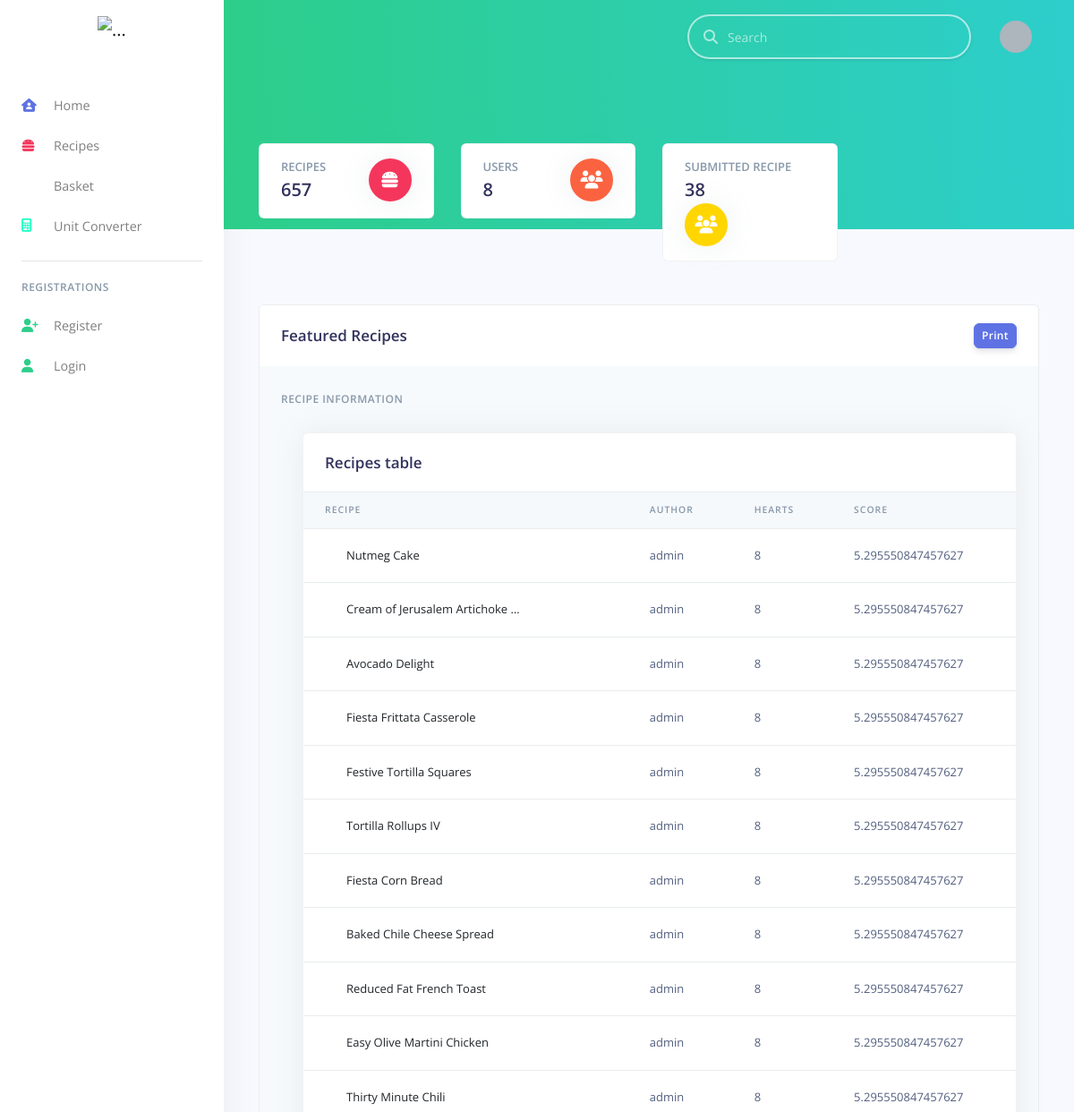
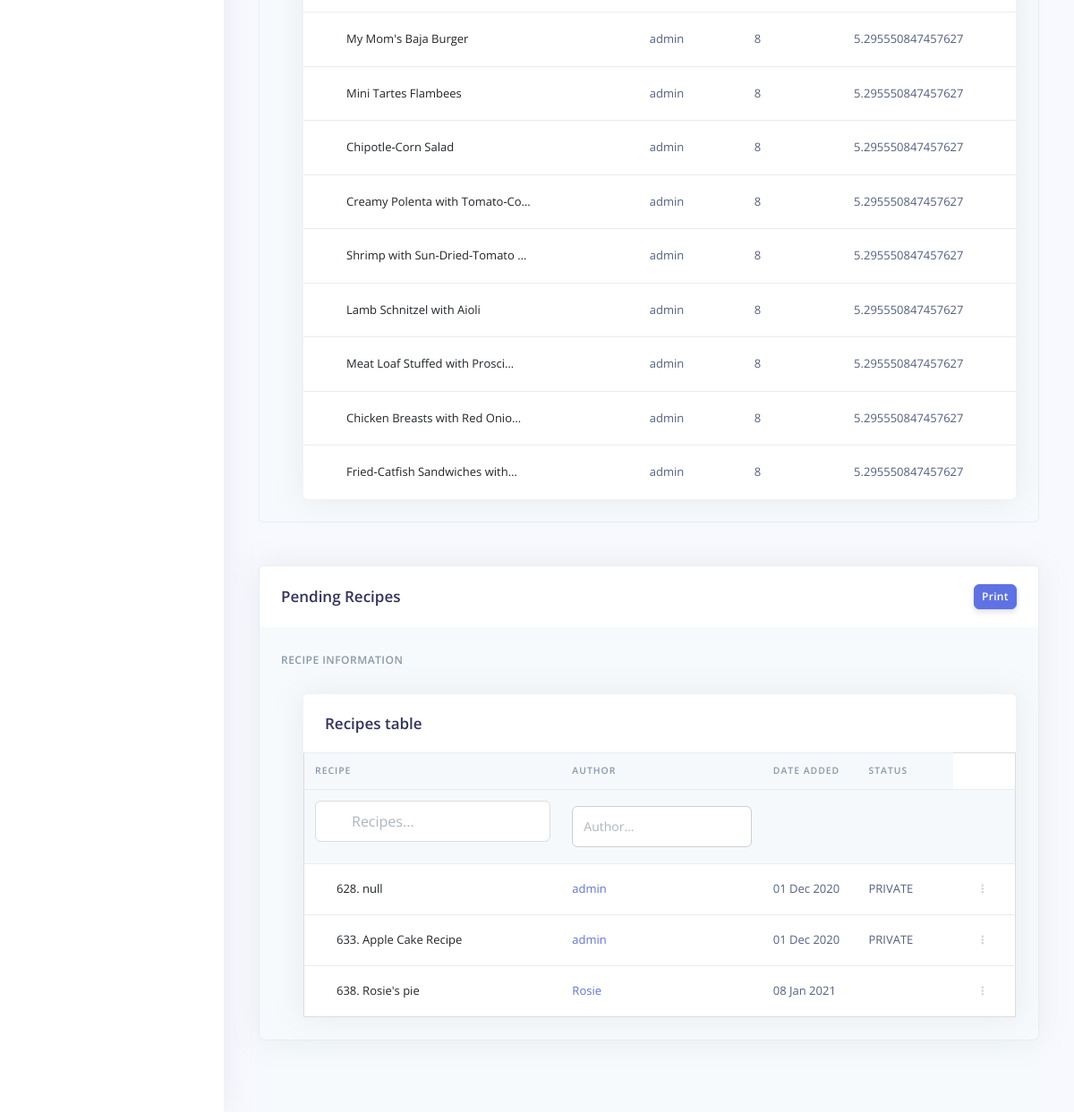
/admins/home/, run on the app's committed database (2 pictures, top to bottom).
### index_home/models.py (models this page shows, shortened)
class Recipe(models.Model):
    name = models.CharField(max_length=100)
    photo = models.ImageField(default='default_recipe.jpg', upload_to='recipe_img', null=True)
    privacy = models.CharField(max_length=10, choices=PRIVACY_CHOICES)
    author = models.ForeignKey(User, on_delete=models.CASCADE)
    date_added = models.DateTimeField(default=timezone.now)
    description = models.TextField(blank=True)
    chef_tips = models.TextField(blank=True)
    service_size = models.IntegerField(null=True)
    preparation_time = models.TimeField(null=True)
    cooking_time = models.TimeField(null=True)
    Source_URL = models.TextField(blank=True)
    hearts = models.ManyToManyField(User, related_name="likes")
    ingredients = models.ManyToManyField(ReceIngres2, related_name="ingredients")
    categories = models.ManyToManyField(Category, related_name="categories", null=True, blank=True)
    tags = models.ManyToManyField(Tags, related_name="tags", null=True, blank=True)

### index_home/views.py (the view)
# urls.py: path('admins/home/', views.admin_home, name='admin-home'),
def admin_home(request):
    context = {
        "Total_Recipe": No_Recipe.objects.first(),
        "Total_Users": No_Users.objects.first(),
        "Total_Categories": No_Categories.objects.first(),
        "Total_Ingres": No_Ingres.objects.first(),
        "Total_Skills": No_Skills.objects.first(),
        "Total_Tools": No_Tools.objects.first(),
        "Total_Tags": No_Tags.objects.first(),
        "Total_Units": No_Units.objects.first(),
        "Total_Submitted": No_Submitted.objects.first(),
        'recipes': Recipe.objects.order_by('date_added'),
        'recipes_featured': No_Featured.objects.order_by('-total_hearts')[:10],
        "ree": hybrid.featured_recipes,
    }
    return render(request, 'index_home/dashboard.html', context)

### index_home/hybrid.py (called while the page is built)
def featured_recipes():
    df_hearts = pd.DataFrame(No_Featured.objects.all().values())
    C = df_hearts['total_hearts'].mean()
    m = df_hearts['total_hearts'].quantile(0.9)
    qualified_movies = df_hearts.copy().loc[df_hearts['total_hearts'] >= m]
    def weighted_rating(x, m=m, C=C):
        v = x['total_hearts']
        R = x['total_hearts']
        return (v / (v + m) * R) + (m / (m + v) * C)
    qualified_movies['score'] = qualified_movies.apply(weighted_rating, axis=1)
    qualified_movies = qualified_movies.sort_values('score', ascending=False)
    return qualified_movies[:20]

### index_home/templates/index_home/dashboard.html (shortened to what this page needs)
{% extends "index_home/base.html" %}
{% block content %}
<div class="row mb-5">
  <div class="col-xl-3 col-lg-6">
    <div class="card card-stats mb-4 mb-xl-0">
      <div class="card-body">
        <div class="row">
          <div class="col">
            <h5 class="card-title text-uppercase text-muted mb-0">Recipes</h5>
            <span class="h2 font-weight-bold mb-0">{{Total_Recipe.No_of_Recipes}}</span>
          </div>
          <div class="col-auto">
            <div class="icon icon-shape bg-danger text-white rounded-circle shadow">
              <i class="fas fa-hamburger"></i>
            </div>
          </div>
        </div>
      </div>
    </div>
  </div>
  <div class="col-xl-3 col-lg-6">
    <div class="card card-stats mb-4 mb-xl-0">
      <div class="card-body">
        <div class="row">
          <div class="col">
            <h5 class="card-title text-uppercase text-muted mb-0">Users</h5>
            <span class="h2 font-weight-bold mb-0">{{Total_Users.total}}</span>
          </div>
          <div class="col-auto">
            <div class="icon icon-shape bg-warning text-white rounded-circle shadow">
              <i class="fas fa-users"></i>
            </div>
          </div>
        </div>
      </div>
    </div>
  </div>
  <div class="col-xl-3 col-lg-6">
    <div class="card card-stats mb-4 mb-xl-0">
      <div class="card-body">
        <div class="row">
          <div class="col">
            <h5 class="card-title text-uppercase text-muted mb-0">Submitted Recipe</h5>
            <span class="h2 font-weight-bold mb-0">{{Total_Submitted.total}}</span>
          </div>
          <div class="col-auto">
            <div class="icon icon-shape bg-yellow text-white rounded-circle shadow">
              <i class="fas fa-users"></i>
            </div>
          </div>
        </div>
      </div>
    </div>
  </div>
  <div class="col-xl-3 col-lg-6">
  </div>
</div>
<div class="card bg-secondary shadowv mb-5">
    <div class="card-header bg-white border-0">
      <div class="row align-items-center">
        <div class="col-8">
          <h3 class="mb-0">Featured Recipes</h3>
        </div>
        <div class="col-4 text-right">
          <button onclick="printData();" class="btn btn-sm btn-primary">Print</button>
        </div>
      </div>
    </div>
    <div class="card-body">
      <h6 class="heading-small text-muted mb-4">
        Recipe Information
      </h6>
        <div class="pl-lg-4">
          <div class="row">
            <div class="col">
              <div class="card shadow">
                <div class="card-header border-0">
                  <h3 class="mb-0">Recipes table</h3>
                </div>
                <div class="table-responsive">
                  <table id="myTable2" class="table align-items-center table-flush">
                <thead class="thead-light">
                  <tr>
                    <th scope="col">Recipe</th>
                    <th scope="col">Author</th>
                    <th scope="col">Hearts</th>
                    <th scope="col">Score</th>
                  </tr>
                </thead>
                <tbody>
                {% for b in ree.itertuples %}
                  <tr>
                      <td>
                        <a class="dropdown-item" href="{% url 'recipe-detail' b.id %}">{{ b.name | truncatechars:30 }}</a>
                      </td>
                      <td> {{ b.username }}</td>
                      <td> {{ b.total_hearts }}</td>
                      <td> {{ b.score }}</td>
                  </tr>
                {% endfor %}
                </tbody>
              </table>
                </div>
              </div>
            </div>
          </div>
        </div>
    </div>
</div>
<div class="card bg-secondary shadow">
    <div class="card-header bg-white border-0">
      <div class="row align-items-center">
        <div class="col-8">
          <h3 class="mb-0">Pending Recipes</h3>
        </div>
        <div class="col-4 text-right">
          <button onclick="printData2();" class="btn btn-sm btn-primary">Print</button>
        </div>
      </div>
    </div>
    <div class="card-body">
      <h6 class="heading-small text-muted mb-4">
        Recipe Information
      </h6>
        <div class="pl-lg-4">
          <div class="row">
            <div class="col">
              <div class="card shadow">
                <div class="card-header border-0">
                  <h3 class="mb-0">Recipes table</h3>
                </div>
                <div class="table-responsive">
                  <table id="myTable" class="table align-items-center table-flush">
                <thead class="thead-light">
                  <tr>
                    <th scope="col">Recipe</th>
                    <th scope="col">Author</th>
                    <th scope="col">Date Added</th>
                    <th scope="col">Status</th>
                    <th scope="col"></th>
                  </tr>
                  <tr>
                    <th scope="col"><input type="text" id="myInput" class="form-control" onkeyup="myFunction()" placeholder="Recipes..."></th>
                    <th scope="col"><input type="text" id="myInput1" class="form-control" onkeyup="myFunction1()" placeholder="Author..."></th>
                    <th scope="col"></th>
                    <th scope="col"></th>
                    <th scope="col"></th>
                    <th scope="col"></th>
                  </tr>
                </thead>
                <tbody>
                {% for recipe in recipes %}
                  {% if recipe.privacy != 'PUBLIC' %}
                  <tr>
                    <td scope="row">
                      <a class="dropdown-item" href="{% url 'recipe-detail' recipe.id %}">{{ forloop.counter }}. {{ recipe.name | truncatechars:30 }}</a>
                    </td>
                    <td>
                      <a href="{% url 'user-recipe' recipe.author %}">{{ recipe.author }}</a>
                    </td>
                    <td>
                      {{ recipe.date_added | date:"d M Y"}}
                    </td>
                    <td>
                      {{ recipe.privacy }}
                    </td>
                    <td>
                    </td>
                    <td class="text-right">
                      <div class="dropdown">
                        <a class="btn btn-sm btn-icon-only text-light" href="#" role="button" data-toggle="dropdown" aria-haspopup="true" aria-expanded="false">
                          <i class="fas fa-ellipsis-v"></i>
                        </a>
                      </div>
                    </td>
                  </tr>
                  {% endif %}
                {% endfor %}
                </tbody>
              </table>
                </div>
              </div>
            </div>
          </div>
        </div>
    </div>
</div>
{% endblock content%}

### index_home/static/index_home/admins/style.css (style rules this page uses)
#myInput { background-image: url('/css/searchicon.png'); background-position: 10px 12px; background-repeat: no-repeat; width: 100%; font-size: 16px; padding: 12px 20px 12px 40px; border: 1px solid #ddd; margin-bottom: 12px; }
#myTable { border-collapse: collapse; width: 100%; border: 1px solid #ddd; font-size: 18px; }
#myTable th, #myTable td { text-align: left; padding: 12px; }
#myTable tr { border-bottom: 1px solid #ddd; }

### data on the page
Recipe: name "null", author "admin", date_added "01 Dec 2020", privacy "PRIVATE"
Recipe: name "Apple Cake Recipe", author "admin", date_added "01 Dec 2020", privacy "PRIVATE"
Recipe: name "Rosie's pie", author "Rosie", date_added "08 Jan 2021"

### other printed values
{{ Total_Recipe.No_of_Recipes }} "657"
{{ Total_Users.total }} "8"
{{ Total_Submitted.total }} "38"
{{ b.name | truncatechars:30 }} "Nutmeg Cake" "Cream of Jerusalem Artichoke …" "Avocado Delight" "Fiesta Frittata Casserole" "Festive Tortilla Squares" "Tortilla Rollups IV" "Fiesta Corn Bread" "Baked Chile Cheese Spread" "Reduced Fat French Toast" "Easy Olive Martini Chicken" "Thirty Minute Chili" "My Mom's Baja Burger" "Mini Tartes Flambees" "Chipotle-Corn Salad" "Creamy Polenta with Tomato-Co…" "Shrimp with Sun-Dried-Tomato …" "Lamb Schnitzel with Aioli" "Meat Loaf Stuffed with Prosci…" "Chicken Breasts with Red Onio…" "Fried-Catfish Sandwiches with…"
{{ b.username }} "admin" "admin" "admin" "admin" "admin" "admin" "admin" "admin" "admin" "admin" "admin" "admin" "admin" "admin" "admin" "admin" "admin" "admin" "admin" "admin"
{{ b.total_hearts }} "8" "8" "8" "8" "8" "8" "8" "8" "8" "8" "8" "8" "8" "8" "8" "8" "8" "8" "8" "8"
{{ b.score }} "5.295550847457627" "5.295550847457627" "5.295550847457627" "5.295550847457627" "5.295550847457627" "5.295550847457627" "5.295550847457627" "5.295550847457627" "5.295550847457627" "5.295550847457627" "5.295550847457627" "5.295550847457627" "5.295550847457627" "5.295550847457627" "5.295550847457627" "5.295550847457627" "5.295550847457627" "5.295550847457627" "5.295550847457627" "5.295550847457627"
